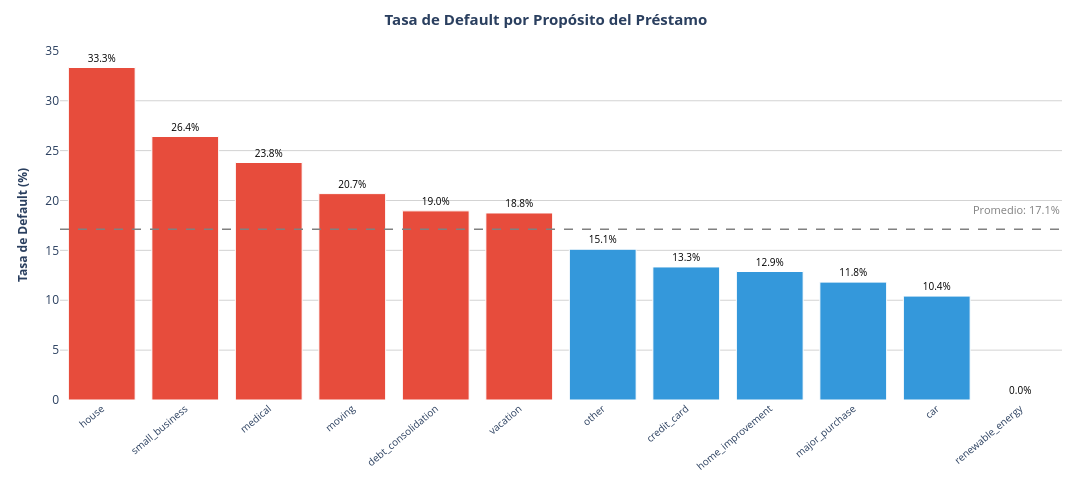

Notebook code cell kept with this figure:
### Markdown cell above
### 7.4 Tasa de Default por Proposito

El proposito del prestamo puede revelar diferencias en la intencion y capacidad
de pago. Por ejemplo, prestamos para pequenas empresas (`small_business`) suelen
tener mayor riesgo que prestamos para consolidacion de deudas o tarjetas de
credito, ya que los ingresos del negocio pueden ser mas volatiles.

### Code cell
purpose_bad = df_acc.groupby("purpose")["bad_loan"].agg(["count", "mean"])
purpose_bad["mean"] *= 100
purpose_bad = purpose_bad.sort_values("mean", ascending=False)

median_default = purpose_bad["mean"].median()
avg_default = purpose_bad["mean"].mean()
colors_p = ["#e74c3c" if v > median_default else "#3498db" for v in purpose_bad["mean"]]

fig = go.Figure()

fig.add_trace(go.Bar(
    x=purpose_bad.index,
    y=purpose_bad["mean"],
    marker=dict(color=colors_p, line=dict(color="white", width=1)),
    text=[f"{v:.1f}%" for v in purpose_bad["mean"]],
    textposition="outside",
    textfont=dict(size=10, color="black"),
    hovertemplate="<b>%{x}</b><br>Préstamos: %{customdata:,}<br>Tasa Default: %{y:.1f}%<br><extra></extra>",
    customdata=purpose_bad["count"]
))

fig.add_hline(y=avg_default, line_dash="dash", line_color="gray", line_width=1.5,
              annotation=dict(text=f"Promedio: {avg_default:.1f}%", font=dict(size=11, color="gray"),
                              xanchor="right", x=1, yshift=10))

fig.update_layout(
    title=dict(text="<b>Tasa de Default por Propósito del Préstamo</b>", font=dict(size=15), x=0.5, xanchor="center"),
    xaxis=dict(tickangle=-40, tickfont=dict(size=10), title=None),
    yaxis=dict(title=dict(text="<b>Tasa de Default (%)</b>", font=dict(size=12)), gridcolor="lightgray"),
    plot_bgcolor="white", showlegend=False,
    width=1100, height=500, margin=dict(t=50, b=100, l=60, r=30), hovermode="x"
)

fig.show()

print(f"\nPropósito con MAYOR default: {purpose_bad.index[0]} ({purpose_bad.iloc[0]['mean']:.1f}%)")
print(f"Propósito con MENOR default: {purpose_bad.index[-1]} ({purpose_bad.iloc[-1]['mean']:.1f}%)")
print(f"Diferencia: {purpose_bad.iloc[0]['mean'] - purpose_bad.iloc[-1]['mean']:.1f} puntos porcentuales")

### Figure 1 — Plotly figure (JSON) as saved in the notebook; plotly's stock layout.template omitted (floating-point values rounded to 4 significant figures)
{"data": [{"customdata": [24, 53, 42, 29, 2885, 32, 258, 1222, 295, 110, 48, 2], "hovertemplate": "<b>%{x}</b><br>Préstamos: %{customdata:,}<br>Tasa Default: %{y:.1f}%<br><extra></extra>", "marker": {"color": ["#e74c3c", "#e74c3c", "#e74c3c", "#e74c3c", "#e74c3c", "#e74c3c", "#3498db", "#3498db", "#3498db", "#3498db", "#3498db", "#3498db"], "line": {"color": "white", "width": 1}}, "text": ["33.3%", "26.4%", "23.8%", "20.7%", "19.0%", "18.8%", "15.1%", "13.3%", "12.9%", "11.8%", "10.4%", "0.0%"], "textfont": {"color": "black", "size": 10}, "textposition": "outside", "type": "bar", "x": ["house", "small_business", "medical", "moving", "debt_consolidation", "vacation", "other", "credit_card", "home_improvement", "major_purchase", "car", "renewable_energy"], "y": [33.33, 26.42, 23.81, 20.69, 18.96, 18.75, 15.12, 13.34, 12.88, 11.82, 10.42, 0.0]}], "layout": {"annotations": [{"font": {"color": "gray", "size": 11}, "showarrow": false, "text": "Promedio: 17.1%", "x": 1, "xanchor": "right", "xref": "x domain", "y": 17.13, "yanchor": "bottom", "yref": "y", "yshift": 10}], "height": 500, "hovermode": "x", "margin": {"b": 100, "l": 60, "r": 30, "t": 50}, "plot_bgcolor": "white", "shapes": [{"line": {"color": "gray", "dash": "dash", "width": 1.5}, "type": "line", "x0": 0, "x1": 1, "xref": "x domain", "y0": 17.13, "y1": 17.13, "yref": "y"}], "showlegend": false, "title": {"font": {"size": 15}, "text": "<b>Tasa de Default por Propósito del Préstamo</b>", "x": 0.5, "xanchor": "center"}, "width": 1100, "xaxis": {"tickangle": -40, "tickfont": {"size": 10}, "title": {}}, "yaxis": {"gridcolor": "lightgray", "title": {"font": {"size": 12}, "text": "<b>Tasa de Default (%)</b>"}}}}
